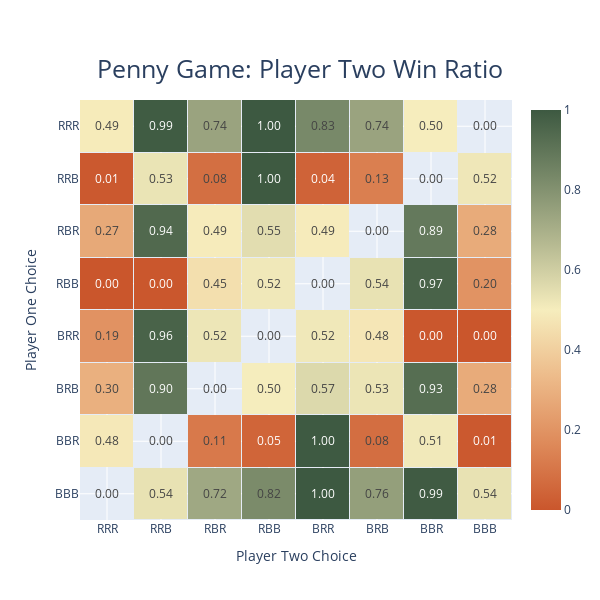
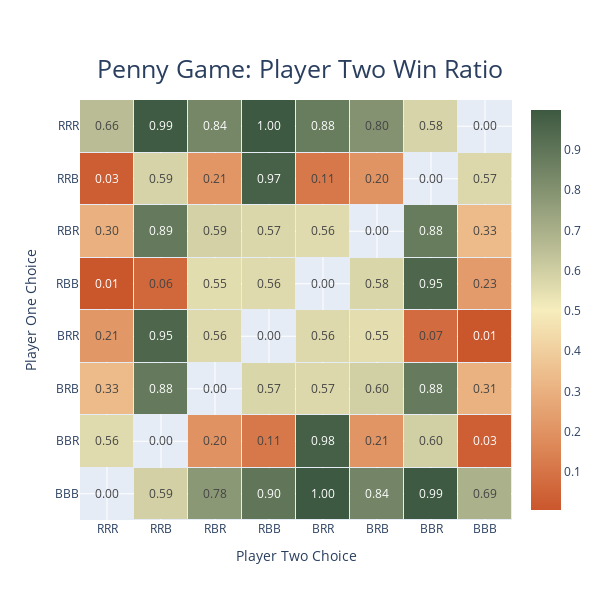

Write notebook code for charts like these, in order.
### Code cell
game.run_simulation(10, seed = None, data='data/')

### Figure 1 — Plotly figure (JSON) as saved in the notebook; plotly's stock layout.template omitted (floating-point values rounded to 4 significant figures)
{"data": [{"colorscale": [[0, "rgb(202, 86, 44)"], [0.1667, "rgb(222, 138, 90)"], [0.3333, "rgb(237, 187, 138)"], [0.5, "rgb(246, 237, 189)"], [0.6667, "rgb(181, 185, 145)"], [0.8333, "rgb(119, 136, 104)"], [1, "rgb(61, 89, 65)"]], "hoverongaps": false, "hovertemplate": "%{y}:%{x} win ratio <br />%{z}", "name": "", "text": [[null, 0.5364, 0.7245, 0.8235, 1, 0.7565, 0.9913, 0.5364], [0.484, null, 0.1135, 0.04753, 0.9961, 0.07759, 0.5131, 0.01067], [0.2958, 0.8962, null, 0.5015, 0.5655, 0.5257, 0.9273, 0.2774], [0.195, 0.9641, 0.5218, null, 0.515, 0.4762, 0.00194, 0], [0, 0.00388, 0.452, 0.516, null, 0.5364, 0.9651, 0.1979], [0.2706, 0.9428, 0.4927, 0.5509, 0.4947, null, 0.8865, 0.2774], [0.01067, 0.5296, 0.07856, 0.9981, 0.04171, 0.1319, null, 0.5189], [0.4918, 0.9903, 0.7401, 1, 0.8303, 0.7401, 0.5005, null]], "texttemplate": "%{text:.2f}", "type": "heatmap", "x": ["RRR", "RRB", "RBR", "RBB", "BRR", "BRB", "BBR", "BBB"], "xgap": 1, "y": ["BBB", "BBR", "BRB", "BRR", "RBB", "RBR", "RRB", "RRR"], "ygap": 1, "z": [[null, 0.5364, 0.7245, 0.8235, 1, 0.7565, 0.9913, 0.5364], [0.484, null, 0.1135, 0.04753, 0.9961, 0.07759, 0.5131, 0.01067], [0.2958, 0.8962, null, 0.5015, 0.5655, 0.5257, 0.9273, 0.2774], [0.195, 0.9641, 0.5218, null, 0.515, 0.4762, 0.00194, 0], [0, 0.00388, 0.452, 0.516, null, 0.5364, 0.9651, 0.1979], [0.2706, 0.9428, 0.4927, 0.5509, 0.4947, null, 0.8865, 0.2774], [0.01067, 0.5296, 0.07856, 0.9981, 0.04171, 0.1319, null, 0.5189], [0.4918, 0.9903, 0.7401, 1, 0.8303, 0.7401, 0.5005, null]]}], "layout": {"height": 600, "title": {"font": {"size": 25}, "text": "Penny Game: Player Two Win Ratio", "x": 0.5, "y": 0.9}, "width": 600, "xaxis": {"autorange": true, "range": [-0.5, 7.5], "title": {"text": "Player Two Choice"}, "type": "category"}, "yaxis": {"autorange": true, "range": [-0.5, 7.5], "title": {"text": "Player One Choice"}, "type": "category"}}}

### Figure 2 — Plotly figure (JSON) as saved in the notebook; plotly's stock layout.template omitted (floating-point values rounded to 4 significant figures)
{"data": [{"colorscale": [[0, "rgb(202, 86, 44)"], [0.1667, "rgb(222, 138, 90)"], [0.3333, "rgb(237, 187, 138)"], [0.5, "rgb(246, 237, 189)"], [0.6667, "rgb(181, 185, 145)"], [0.8333, "rgb(119, 136, 104)"], [1, "rgb(61, 89, 65)"]], "hoverongaps": false, "hovertemplate": "%{y}:%{x} win ratio <br />%{z}", "name": "", "text": [[null, 0.5947, 0.7804, 0.8967, 0.9989, 0.8436, 0.9938, 0.6932], [0.5597, null, 0.1995, 0.1135, 0.9752, 0.2058, 0.597, 0.03443], [0.3331, 0.8843, null, 0.5749, 0.5682, 0.5972, 0.8812, 0.3051], [0.2148, 0.952, 0.5639, null, 0.5648, 0.5515, 0.07254, 0.005363], [0.005927, 0.06407, 0.5543, 0.562, null, 0.5761, 0.9523, 0.2289], [0.2992, 0.8851, 0.5907, 0.5727, 0.5586, null, 0.8789, 0.3333], [0.02653, 0.5862, 0.2097, 0.9709, 0.114, 0.2032, null, 0.5682], [0.6571, 0.9907, 0.8371, 0.9989, 0.8772, 0.7979, 0.5826, null]], "texttemplate": "%{text:.2f}", "type": "heatmap", "x": ["RRR", "RRB", "RBR", "RBB", "BRR", "BRB", "BBR", "BBB"], "xgap": 1, "y": ["BBB", "BBR", "BRB", "BRR", "RBB", "RBR", "RRB", "RRR"], "ygap": 1, "z": [[null, 0.5947, 0.7804, 0.8967, 0.9989, 0.8436, 0.9938, 0.6932], [0.5597, null, 0.1995, 0.1135, 0.9752, 0.2058, 0.597, 0.03443], [0.3331, 0.8843, null, 0.5749, 0.5682, 0.5972, 0.8812, 0.3051], [0.2148, 0.952, 0.5639, null, 0.5648, 0.5515, 0.07254, 0.005363], [0.005927, 0.06407, 0.5543, 0.562, null, 0.5761, 0.9523, 0.2289], [0.2992, 0.8851, 0.5907, 0.5727, 0.5586, null, 0.8789, 0.3333], [0.02653, 0.5862, 0.2097, 0.9709, 0.114, 0.2032, null, 0.5682], [0.6571, 0.9907, 0.8371, 0.9989, 0.8772, 0.7979, 0.5826, null]]}], "layout": {"height": 600, "title": {"font": {"size": 25}, "text": "Penny Game: Player Two Win Ratio", "x": 0.5, "y": 0.9}, "width": 600, "xaxis": {"autorange": true, "range": [-0.5, 7.5], "title": {"text": "Player Two Choice"}, "type": "category"}, "yaxis": {"autorange": true, "range": [-0.5, 7.5], "title": {"text": "Player One Choice"}, "type": "category"}}}
